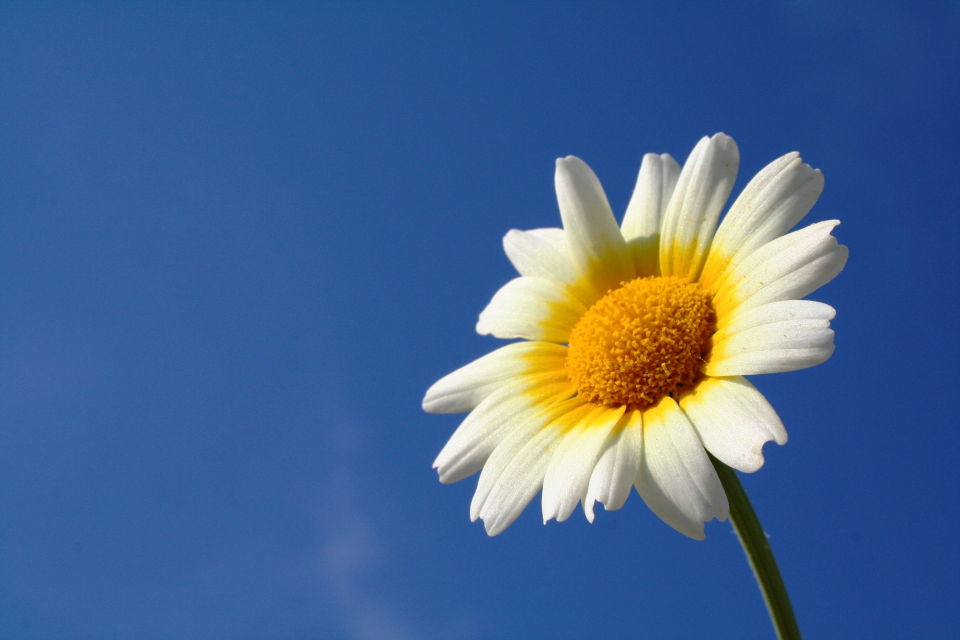
#> input picture Den03/data/kytka.jpg, 1920 x 1280 px (shown at 1/2 size)
$ jupyter execute uvod.ipynb
#> lines starting #> are read from the running program, lines starting #| are printed output that depends on the picture; after the words box and inside, x2 and y2 are one past the last pixel; in counts of white or black regions, pixels touching at a corner belong together
# Úvod - reprezentace obrazu v počítači a knihovna `opencv`

## Obraz v počítači - Jak si ho představit
- Digitální obraz se skládá z pixelů
- Nejčastěji se setkáme s uspořádáním pixelů do klasické mřížky (budeme používat termín matice)
- Počet pixelů je dán rozlišením obrázku. Např. 1920 x 1080, což znamená že obraz je tvořen cca 2,1 Mpixely (2 073 600 pixelů)
- Výsledná barva jednotlivých pixelů odpovídá jejich matematickým hodnotám - pokud by například byly všechny hodnoty rovny 0, dostaneme černý obraz

## Typy obrazů
- Nejjednodušší obraz je tzv. binární, skládající se pouze z černé a bílé (neplést s monochrome)
    - Každý pixel obsahuje buď 1 (bílá) nebo 0 (černá)
- Další už složitější možností je klasický černobílý (neboli "v odstínech šedi") obrázek, který je tvořen různými odstíny mezi černou a bílou
    - Pixely mohou tedy obsahovat hodnoty od 0 do 1, je tedy např. přípustná hodnota 0,5
- Barevný obraz je v počítačové grafice většinou ze 3 různých barev - Red, Green, Blue (červená, zelená, modrá)
    - Pro každou barvu potřebujeme jednu matici a jejich složení udává výsledný obraz
    - Znáte například pokud smícháte červenou a zelenou, tak získáte žlutou

[cell 1]
# import knihoven
import cv2 # pip install opencv-python
import os
import numpy as np # pip install numpy
import matplotlib.pyplot as plt # pip install matplotlib

## Načtení obrázku ze souboru a zobrazení

[cell 2]
# cesta k obrázku
path_to_img = os.path.join("data","kytka.jpg") # obrázek je uložen na cestě: data/kytka.jpg

#Načtení barevného obrázku
img = cv2.imread(path_to_img, cv2.IMREAD_COLOR) # barevně, ale BGR
#> img is the input picture: shape (1280, 1920, 3); mean B, G, R 144.3, 101.1, 71.1
img = cv2.cvtColor(img, cv2.COLOR_BGR2RGB) # knihovna CV2 používá BGR formát, zatímco matplotlib RGB

[cell 3]
plt.imshow(img)

## Vytvoříme kopii a odstaníme R a G kanál

[cell 4]
img_copy = img.copy()
img_copy[:,:,:2] = 0 # vynulovat kanaly 0 a 1 (red a green)
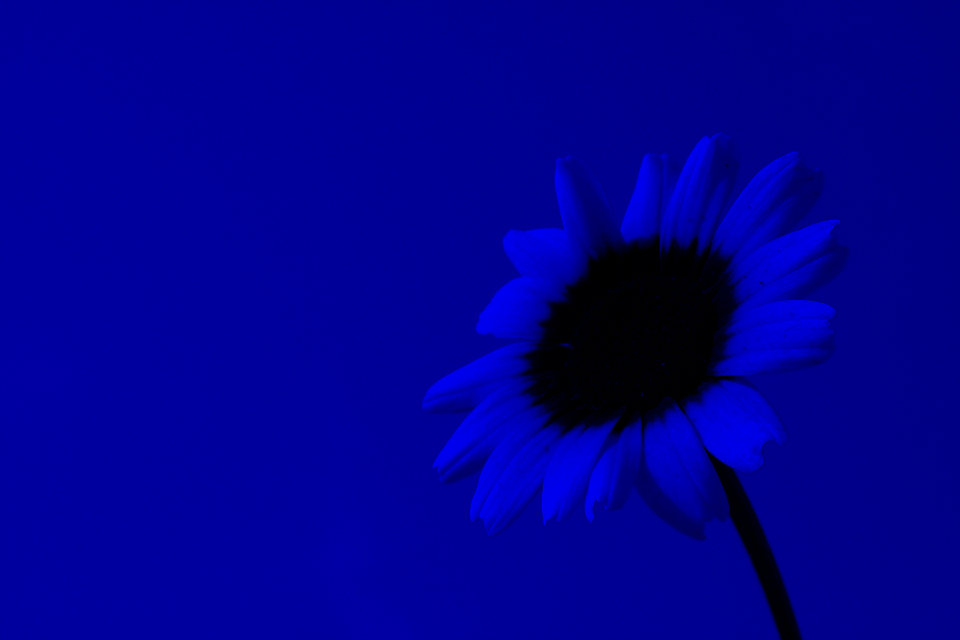
#> img_copy: shape (1280, 1920, 3) (shown at 1/2 size); mean R, G, B 0, 0, 144.3
plt.imshow(img_copy)

### Zkuste vy
1. zkuste zobrazit jenom červený kanál
1. místo vymazání dvou kanálů, vymažte horní polovinu obrázku a výsledek zobrazte

## Převod barevného obrázku na tzv grayscale (stupně šedi)

[cell 5]
img_gray = cv2.cvtColor(img, cv2.COLOR_RGB2GRAY)
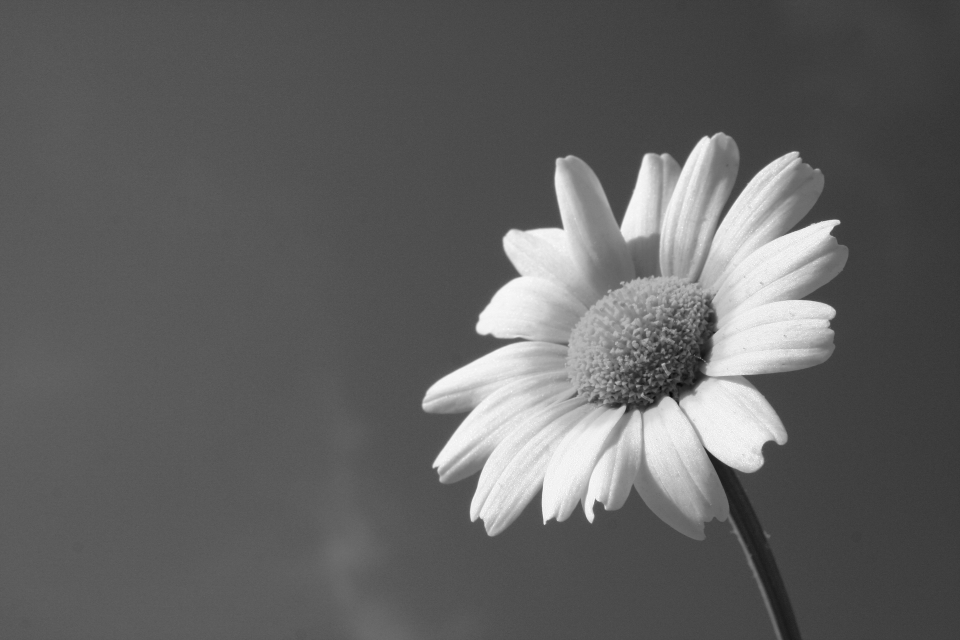
#> img_gray: shape (1280, 1920) (shown at 1/2 size); min 5, max 255, mean 97.1
plt.imshow(img_gray, cmap="gray")

## Zmenšení/zvětšení obrázku

[cell 6]
img_gray_small = cv2.resize(img_gray, dsize=(180, 120))
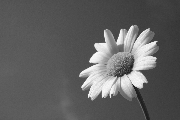
#> img_gray_small: shape (120, 180); min 25, max 250, mean 97
plt.imshow(img_gray_small, cmap="gray")

## Binární obrázek (tzv. prahování)

[cell 7]
_, img_binary = cv2.threshold(img_gray_small, 100, 255, cv2.THRESH_BINARY) # stupně šedi jsou 0 - 255
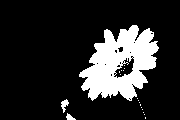
#> img_binary: shape (120, 180); 17.2% white; 18 white regions (15 under 20 px), largest, box (x1, y1, x2, y2) and area: (79, 25, 159, 101) 3595, (61, 99, 69, 113) 57, (66, 113, 76, 120) 38
plt.imshow(img_binary, cmap="gray", vmin=0, vmax=255)

## Vytvoření binárního obrázku

[cell 8]
img_random = np.zeros(shape=(20,20)) # hodnoty 0 - 1
img_random[:,10] = 1
img_random[10,:] = 1
plt.imshow(img_random, cmap="gray", vmin=0, vmax=1) # náhodný obrázek 20 x 20 pixelů
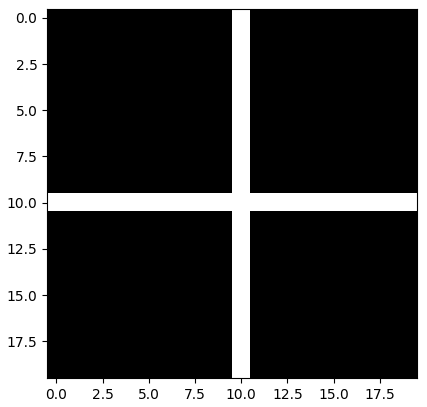
#> figure drawn by matplotlib, 1 panel

$ run again, with Den03/data/water_coins.jpg copied over Den03/data/kytka.jpg
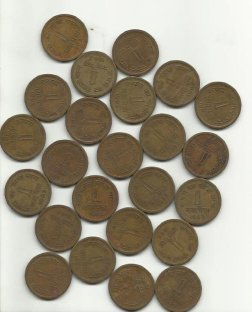
#> input picture Den03/data/water_coins.jpg, 252 x 312 px
#> img is the input picture: shape (312, 252, 3); mean B, G, R 136.3, 153.2, 161.4
#> `img_gray_small = cv2.resize(img_gray, dsize=(180, 120))`:
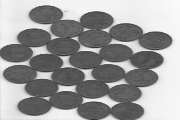
#> img_gray_small: shape (120, 180); min 43, max 251, mean 153.7
#> `_, img_binary = cv2.threshold(img_gray_small, 100, 255, cv2.THRESH_BIN..`:
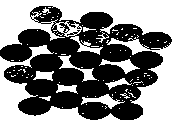
#> img_binary: shape (120, 180); 50.9% white; 1 black region, box (x1, y1, x2, y2) and area: (0, 6, 172, 120) 10602
